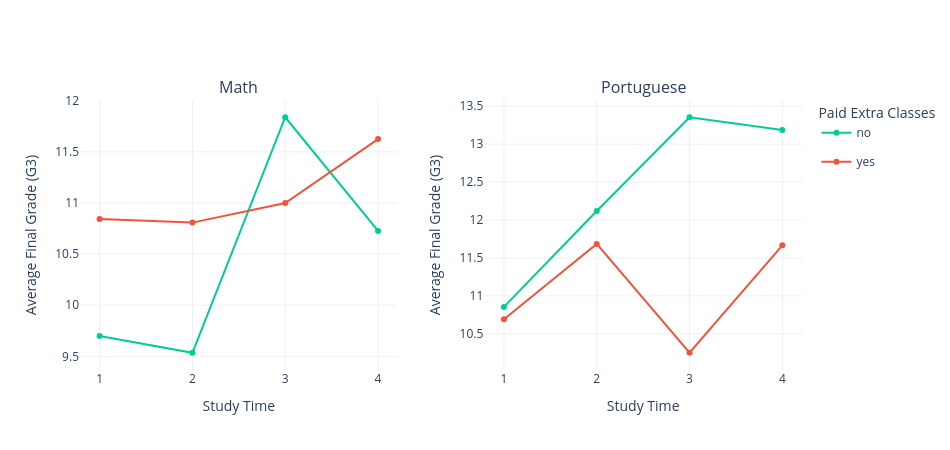

The notebook cell this image was saved under:
### Code cell
import pandas as pd
import plotly.graph_objects as go
from plotly.subplots import make_subplots

# Load Dataset 3
df3_mat = pd.read_csv("../../data/student-mat.csv", sep=None, engine="python")
df3_por = pd.read_csv("../../data/student-por.csv", sep=None, engine="python")

# Combine Math + Portuguese
df3_mat["Subject"] = "Math"
df3_por["Subject"] = "Portuguese"
df3 = pd.concat([df3_mat, df3_por], ignore_index=True)

# Group by subject, studytime, and paid extra classes
summary = (
    df3.groupby(["Subject", "studytime", "paid"], observed=False)["G3"]
    .mean()
    .reset_index()
)

# Fixed colors for paid status
color_map = {
    "no": "#00CC96",
    "yes": "#EF553B"
}

# Create subplot: Math + Portuguese
fig = make_subplots(
    rows=1,
    cols=2,
    subplot_titles=["Math", "Portuguese"],
    horizontal_spacing=0.12
)

for col, subject in enumerate(["Math", "Portuguese"], start=1):
    temp_subject = summary[summary["Subject"] == subject]
    
    for paid_status in ["no", "yes"]:
        temp = temp_subject[temp_subject["paid"] == paid_status]
        
        fig.add_trace(
            go.Scatter(
                x=temp["studytime"],
                y=temp["G3"],
                mode="lines+markers",
                name=paid_status,
                legendgroup=paid_status,
                showlegend=True if col == 1 else False,
                line=dict(color=color_map[paid_status]),
                marker=dict(color=color_map[paid_status])
            ),
            row=1,
            col=col
        )

fig.update_layout(
    height=450,
    width=950,
    template="plotly_white",
    legend_title_text="Paid Extra Classes"
)

fig.update_xaxes(
    title_text="Study Time",
    tickmode="array",
    tickvals=[1, 2, 3, 4]
)

fig.update_yaxes(title_text="Average Final Grade (G3)")

fig.show(config={"displayModeBar": False})

### Figure 1 — Plotly figure (JSON) as saved in the notebook; plotly's stock layout.template omitted (floating-point values rounded to 4 significant figures)
{"data": [{"legendgroup": "no", "line": {"color": "#00CC96"}, "marker": {"color": "#00CC96"}, "mode": "lines+markers", "name": "no", "showlegend": true, "type": "scatter", "x": [1, 2, 3, 4], "xaxis": "x", "y": [9.699, 9.535, 11.84, 10.73], "yaxis": "y"}, {"legendgroup": "yes", "line": {"color": "#EF553B"}, "marker": {"color": "#EF553B"}, "mode": "lines+markers", "name": "yes", "showlegend": true, "type": "scatter", "x": [1, 2, 3, 4], "xaxis": "x", "y": [10.84, 10.81, 11.0, 11.62], "yaxis": "y"}, {"legendgroup": "no", "line": {"color": "#00CC96"}, "marker": {"color": "#00CC96"}, "mode": "lines+markers", "name": "no", "showlegend": false, "type": "scatter", "x": [1, 2, 3, 4], "xaxis": "x2", "y": [10.85, 12.12, 13.35, 13.19], "yaxis": "y2"}, {"legendgroup": "yes", "line": {"color": "#EF553B"}, "marker": {"color": "#EF553B"}, "mode": "lines+markers", "name": "yes", "showlegend": false, "type": "scatter", "x": [1, 2, 3, 4], "xaxis": "x2", "y": [10.69, 11.68, 10.25, 11.67], "yaxis": "y2"}], "layout": {"annotations": [{"font": {"size": 16}, "showarrow": false, "text": "Math", "x": 0.22, "xanchor": "center", "xref": "paper", "y": 1, "yanchor": "bottom", "yref": "paper"}, {"font": {"size": 16}, "showarrow": false, "text": "Portuguese", "x": 0.78, "xanchor": "center", "xref": "paper", "y": 1, "yanchor": "bottom", "yref": "paper"}], "height": 450, "legend": {"title": {"text": "Paid Extra Classes"}}, "width": 950, "xaxis": {"anchor": "y", "domain": [0, 0.44], "tickmode": "array", "tickvals": [1, 2, 3, 4], "title": {"text": "Study Time"}}, "xaxis2": {"anchor": "y2", "domain": [0.56, 1], "tickmode": "array", "tickvals": [1, 2, 3, 4], "title": {"text": "Study Time"}}, "yaxis": {"anchor": "x", "domain": [0, 1], "title": {"text": "Average Final Grade (G3)"}}, "yaxis2": {"anchor": "x2", "domain": [0, 1], "title": {"text": "Average Final Grade (G3)"}}}}
